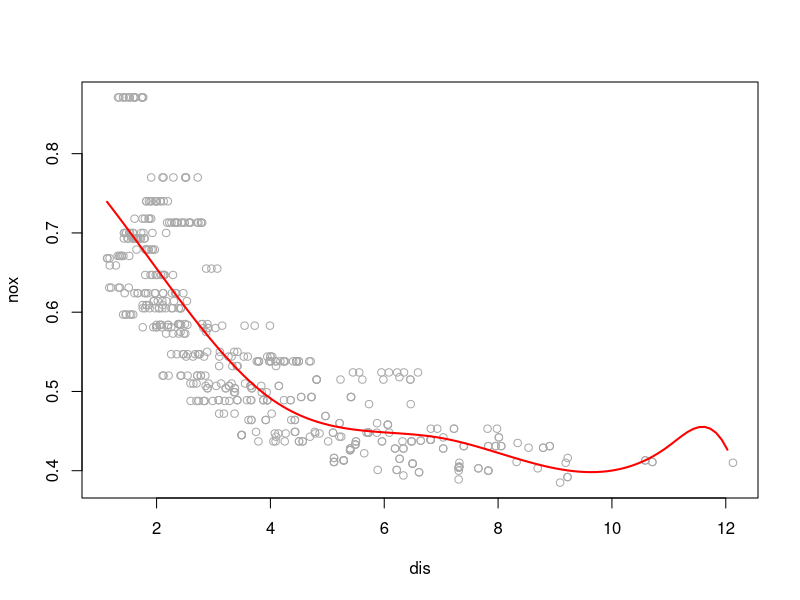
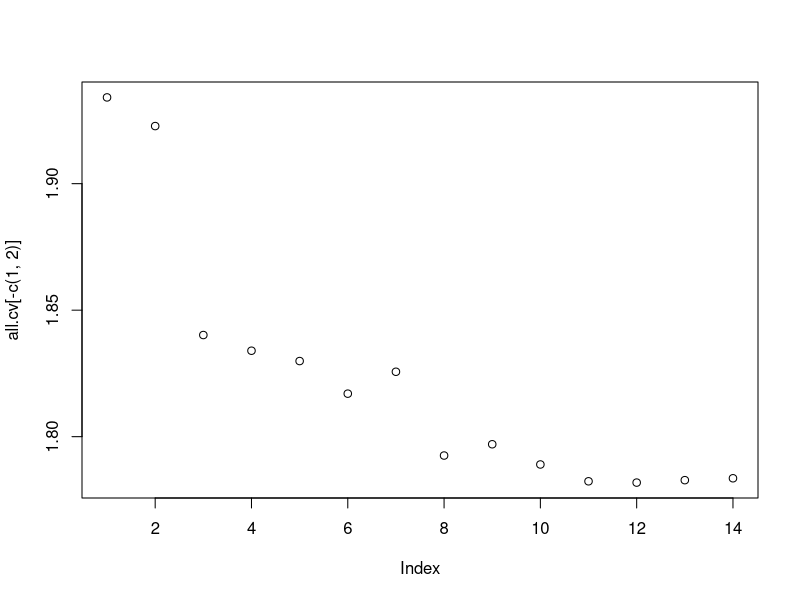
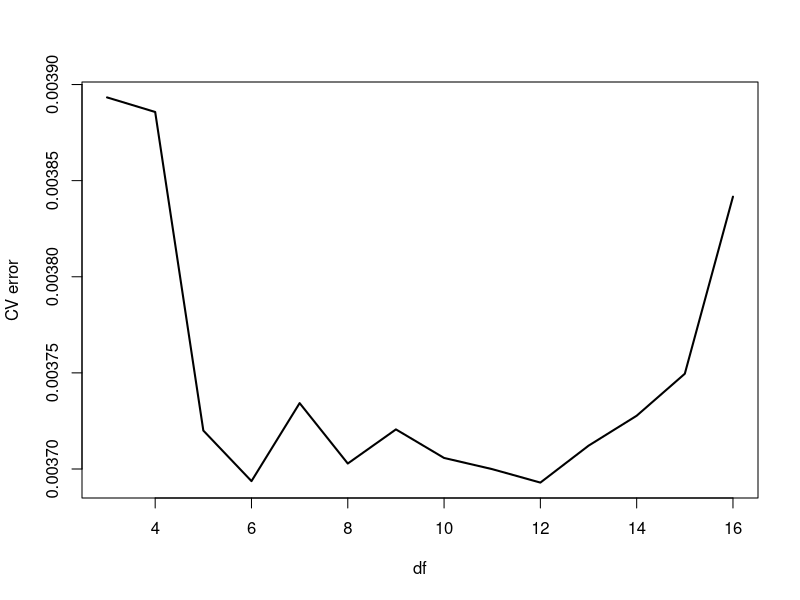

The R source for these figures, in order:
set.seed(1)
library(MASS)
attach(Boston)

#Question d: ####
range(Boston$dis)
dis.grid = seq(from=range(dis)[1], to=range(dis)[2], by=0.1)
#The limits is around 1-13 regarding the IDV. We can then split it into 4 intervals 4-7-11.
#Note: bs function in R expects either df or knots argument. If both are specified, knots are ignored.
library(splines)
sp.fit = lm(nox~bs(dis, df=4, knots=c(4, 7, 11)), data=Boston)
summary(sp.fit)
#All terms in the spline function appears to be significant (very significant)
sp.pred = predict(sp.fit, list(dis=dis.grid))
plot(nox~dis, data=Boston, col="darkgrey")
lines(dis.grid, sp.pred, col="red", lwd=2)
#The smoothing line fits the data quite well. A little upward spike at the end but else, it looks
#pretty fair. It does not predict the extreme values so well.

#Question e: ####
#We fit regression splines with dfs between 3 and 16.
all.cv = rep(NA, 16)
for (i in 3:16) {
  lm.fit = lm(nox~bs(dis, df=i), data=Boston)
  all.cv[i] = sum(lm.fit$residuals^2)
}
plot(all.cv[-c(1, 2)])
which.min(all.cv[-c(1, 2)])
#From the plot we can observe that the RSS for the different DF, decreases until around DF 11,
#where it starts to increase a bit again. The best one might be around 11-12 ish.

#Question f: ####
library(boot)
all.cv = rep(NA, 16)
for (i in 3:16) {
  lm.fit = glm(nox~bs(dis, df=i), data=Boston)
  all.cv[i] = cv.glm(Boston, lm.fit, K=10)$delta[2]
}
plot(3:16, all.cv[-c(1, 2)], lwd=2, type="l", xlab="df", ylab="CV error")
which.min(all.cv)
#the DF with the lowest CV-error is when DF is 12, which might be preferable. 
